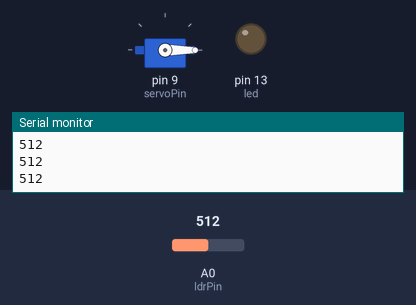
Bench run of a sketch on a simulated Arduino Uno, built with avr-gcc and run on an emulated ATmega328P. Parts: servo, output pins drawn as LEDs (lit = HIGH), the last lines printed to the serial monitor. The test bench sets the inputs (shaded band); at power-on: A0 (ldrPin) = 512.

Above: at 1.2 s.
1.3 s: A0 (ldrPin) set to 24
2.8 s: A0 (ldrPin) set to 19
At 3.7 s:
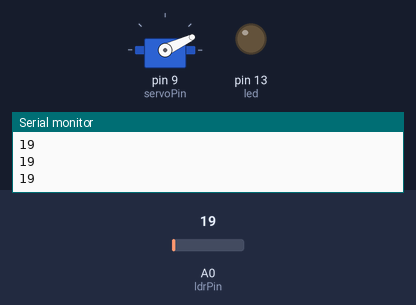
4.3 s: A0 (ldrPin) set to 122
At 4.8 s:
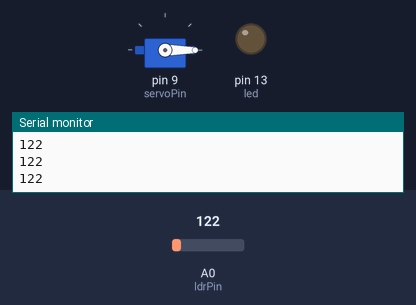
5.8 s: A0 (ldrPin) set to 12
At 7.2 s:
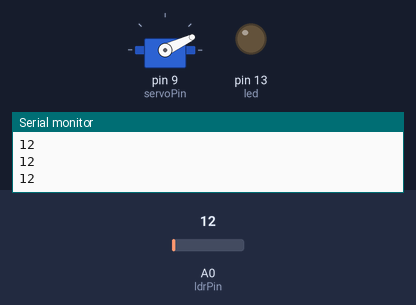
Timing chart, 0 to 8.3 s (numbered marks = the images above; inputs shaded):
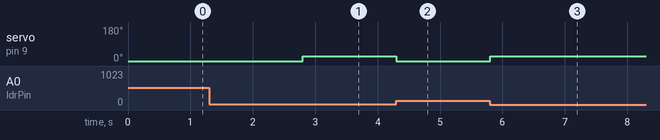

The sketch:

DinoJump.ino
```cpp
#include<Servo.h>

int pos = 0;
int servoPin = 9;
int servoDelay = 25;
Servo pointer;

int ldrPin = A0;
int led = 13;

void setup() {
  // put your setup code here, to run once:
  Serial.begin(9600);
  pinMode(led, OUTPUT);
  pointer.attach(servoPin);
}

void loop() {
  // put your main code here, to run repeatedly:
  int x = analogRead(ldrPin);
  if(x <= 22) {
    pointer.write(25);
  } else {
    pointer.write(0);
  }
  delay(1);
  Serial.println(x);
}
```

Measured:
- the behaviour switches between 23 and 22 on A0 (ldrPin) (found by bisection; images 0 and 1)
- after the input at 2.8 s, servo on pin 9 (servoPin): 0° → 25° at once
- after the input at 4.3 s, servo on pin 9 (servoPin): 25° → 0° at once
- after the input at 5.8 s, servo on pin 9 (servoPin): 0° → 25° at once
